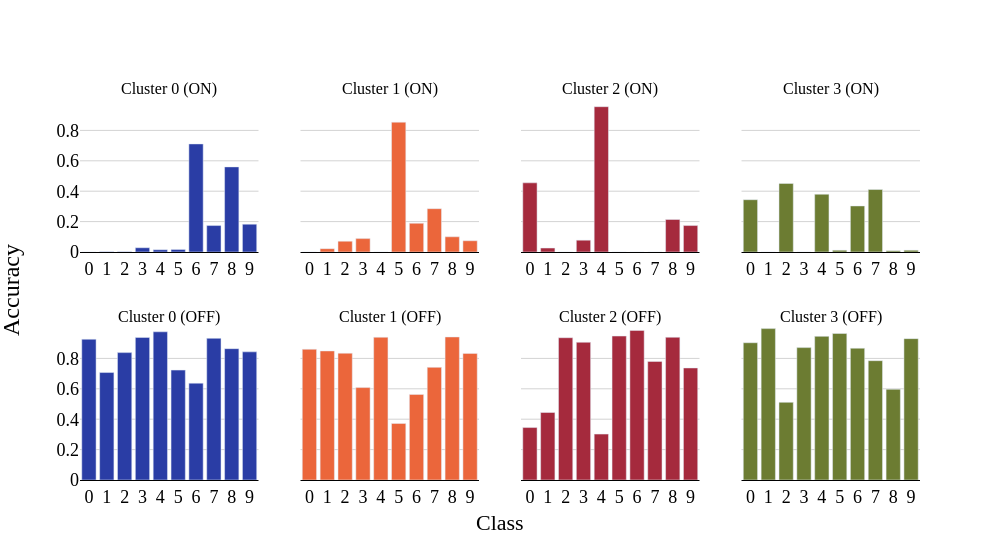

Here is the notebook cell this chart was saved with:
### Code cell
def plot_classwise_cluster_perf(num_clusters, classwise_accuracies_on, classwise_accuracies_off, cifar_labels=cifar_labels):

    colors = [
        # pc.qualitative.Dark24_r[0],
        '#2A3DA5',
        pc.qualitative.Dark24_r[15],
        # pc.qualitative.Dark24_r[5],
        '#A52A3D',
        pc.qualitative.Dark24_r[9],
    ]

    # Create subplots: one row per cluster
    fig = make_subplots(rows=2, cols=4, shared_xaxes=False, shared_yaxes=True, vertical_spacing=0.2, subplot_titles=[f'Cluster {i} (ON)' for i in range(num_clusters)] + [f'Cluster {i} (OFF)' for i in range(num_clusters)], row_heights=[0.15, 0.15])

    for i in range(num_clusters):
        fig.add_trace(go.Bar(
            x=cifar_labels if dataset == 'CIFAR10' else mnist_labels,
            y=classwise_accuracies_on[i],
            marker_color=colors[i],
            name=f'Cluster {i} (ON)',
        ), row=1, col=i+1)
        # x tick angle
        fig.update_xaxes(tickangle=0)

        fig.add_trace(go.Bar(
            x=cifar_labels if dataset == 'CIFAR10' else mnist_labels,
            y=classwise_accuracies_off[i],
            marker_color=colors[i],
            name=f'Cluster {i} (OFF)',
        ), row=2, col=i+1)

    # white background
    fig.update_layout(plot_bgcolor='white')

    # gridlines
    fig.update_yaxes(showgrid=True, gridwidth=1, gridcolor='LightGray')

    fig.update_layout(height=140 * num_clusters, width=1000)

    # hide the legend
    fig.update_layout(showlegend=True)

    # show y-axis title once in the exact middle of four subplots
    fig.add_annotation(
        text="Accuracy",
        xref="paper", yref="paper",
        x=-0.1, y=0.5,
        showarrow=False,
        font=dict(size=24, family="Computer Modern"),
        align="center",
        textangle=-90
    )
    # show x-axis title once in the exact middle of four subplots
    fig.add_annotation(
        text="Class",
        xref="paper", yref="paper",
        x=0.5, y=-0.15,
        showarrow=False,
        font=dict(size=22, family="Computer Modern"),
        align="center",
    )


    # latex font on everything (for research papers)

    fig.update_layout(
        font_family="Computer Modern",
        font_size=20,
    )

    # all y-axes have the same range and ticks
    fig.update_yaxes(range=[0, 1], tickvals=np.arange(0, 1, 0.2))

    # no legend
    fig.update_layout(showlegend=False)

    # show all x ticks
    fig.update_xaxes(tickvals=np.arange(10))

    # remove space from top of figure and add some space at the bottom
    # fig.update_layout(margin=dict(t=50, b=140))

    # everthing latex font (for research paper)
    fig.update_layout(font=dict(family='serif', size=20, color='black'))
    fig.update_xaxes(title_font=dict(family='serif', size=20, color='black'))
    fig.update_yaxes(title_font=dict(family='serif', size=20, color='black'))
    fig.update_xaxes(tickfont=dict(family='serif', size=18, color='black'))
    fig.update_yaxes(tickfont=dict(family='serif', size=18, color='black'))
    fig.update_xaxes(showline=True, linewidth=1, linecolor='black', mirror=False)
    return fig

fig = plot_classwise_cluster_perf(num_clusters, classwise_accuracies_on, classwise_accuracies_off)
fig.show()

### Figure 1 — Plotly figure (JSON) as saved in the notebook; plotly's stock layout.template omitted (floating-point values rounded to 4 significant figures)
{"data": [{"marker": {"color": "#2A3DA5"}, "name": "Cluster 0 (ON)", "type": "bar", "x": ["0", "1", "2", "3", "4", "5", "6", "7", "8", "9"], "xaxis": "x", "y": [0, 0.002, 0.002, 0.028, 0.015, 0.017, 0.711, 0.174, 0.56, 0.183], "yaxis": "y"}, {"marker": {"color": "#2A3DA5"}, "name": "Cluster 0 (OFF)", "type": "bar", "x": ["0", "1", "2", "3", "4", "5", "6", "7", "8", "9"], "xaxis": "x5", "y": [0.926, 0.707, 0.838, 0.938, 0.975, 0.723, 0.637, 0.932, 0.864, 0.843], "yaxis": "y5"}, {"marker": {"color": "#EB663B"}, "name": "Cluster 1 (ON)", "type": "bar", "x": ["0", "1", "2", "3", "4", "5", "6", "7", "8", "9"], "xaxis": "x2", "y": [0, 0.022, 0.071, 0.088, 0, 0.854, 0.189, 0.285, 0.1, 0.074], "yaxis": "y2"}, {"marker": {"color": "#EB663B"}, "name": "Cluster 1 (OFF)", "type": "bar", "x": ["0", "1", "2", "3", "4", "5", "6", "7", "8", "9"], "xaxis": "x6", "y": [0.86, 0.849, 0.834, 0.608, 0.939, 0.372, 0.563, 0.741, 0.941, 0.833], "yaxis": "y6"}, {"marker": {"color": "#A52A3D"}, "name": "Cluster 2 (ON)", "type": "bar", "x": ["0", "1", "2", "3", "4", "5", "6", "7", "8", "9"], "xaxis": "x3", "y": [0.455, 0.026, 0, 0.078, 0.956, 0, 0, 0, 0.214, 0.174], "yaxis": "y3"}, {"marker": {"color": "#A52A3D"}, "name": "Cluster 2 (OFF)", "type": "bar", "x": ["0", "1", "2", "3", "4", "5", "6", "7", "8", "9"], "xaxis": "x7", "y": [0.345, 0.444, 0.936, 0.906, 0.302, 0.947, 0.984, 0.78, 0.939, 0.737], "yaxis": "y7"}, {"marker": {"color": "#6C7C32"}, "name": "Cluster 3 (ON)", "type": "bar", "x": ["0", "1", "2", "3", "4", "5", "6", "7", "8", "9"], "xaxis": "x4", "y": [0.344, 0, 0.451, 0, 0.38, 0.012, 0.303, 0.411, 0.008, 0.012], "yaxis": "y4"}, {"marker": {"color": "#6C7C32"}, "name": "Cluster 3 (OFF)", "type": "bar", "x": ["0", "1", "2", "3", "4", "5", "6", "7", "8", "9"], "xaxis": "x8", "y": [0.903, 0.996, 0.511, 0.871, 0.945, 0.964, 0.867, 0.785, 0.597, 0.93], "yaxis": "y8"}], "layout": {"annotations": [{"font": {"size": 16}, "showarrow": false, "text": "Cluster 0 (ON)", "x": 0.1062, "xanchor": "center", "xref": "paper", "y": 1, "yanchor": "bottom", "yref": "paper"}, {"font": {"size": 16}, "showarrow": false, "text": "Cluster 1 (ON)", "x": 0.3688, "xanchor": "center", "xref": "paper", "y": 1, "yanchor": "bottom", "yref": "paper"}, {"font": {"size": 16}, "showarrow": false, "text": "Cluster 2 (ON)", "x": 0.6313, "xanchor": "center", "xref": "paper", "y": 1, "yanchor": "bottom", "yref": "paper"}, {"font": {"size": 16}, "showarrow": false, "text": "Cluster 3 (ON)", "x": 0.8938, "xanchor": "center", "xref": "paper", "y": 1, "yanchor": "bottom", "yref": "paper"}, {"font": {"size": 16}, "showarrow": false, "text": "Cluster 0 (OFF)", "x": 0.1062, "xanchor": "center", "xref": "paper", "y": 0.4, "yanchor": "bottom", "yref": "paper"}, {"font": {"size": 16}, "showarrow": false, "text": "Cluster 1 (OFF)", "x": 0.3688, "xanchor": "center", "xref": "paper", "y": 0.4, "yanchor": "bottom", "yref": "paper"}, {"font": {"size": 16}, "showarrow": false, "text": "Cluster 2 (OFF)", "x": 0.6313, "xanchor": "center", "xref": "paper", "y": 0.4, "yanchor": "bottom", "yref": "paper"}, {"font": {"size": 16}, "showarrow": false, "text": "Cluster 3 (OFF)", "x": 0.8938, "xanchor": "center", "xref": "paper", "y": 0.4, "yanchor": "bottom", "yref": "paper"}, {"align": "center", "font": {"family": "Computer Modern", "size": 24}, "showarrow": false, "text": "Accuracy", "textangle": -90, "x": -0.1, "xref": "paper", "y": 0.5, "yref": "paper"}, {"align": "center", "font": {"family": "Computer Modern", "size": 22}, "showarrow": false, "text": "Class", "x": 0.5, "xref": "paper", "y": -0.15, "yref": "paper"}], "font": {"color": "black", "family": "serif", "size": 20}, "height": 560, "plot_bgcolor": "white", "showlegend": false, "width": 1000, "xaxis": {"anchor": "y", "domain": [0, 0.2125], "linecolor": "black", "linewidth": 1, "mirror": false, "showline": true, "tickangle": 0, "tickfont": {"color": "black", "family": "serif", "size": 18}, "tickvals": [0, 1, 2, 3, 4, 5, 6, 7, 8, 9], "title": {"font": {"color": "black", "family": "serif", "size": 20}}}, "xaxis2": {"anchor": "y2", "domain": [0.2625, 0.475], "linecolor": "black", "linewidth": 1, "mirror": false, "showline": true, "tickangle": 0, "tickfont": {"color": "black", "family": "serif", "size": 18}, "tickvals": [0, 1, 2, 3, 4, 5, 6, 7, 8, 9], "title": {"font": {"color": "black", "family": "serif", "size": 20}}}, "xaxis3": {"anchor": "y3", "domain": [0.525, 0.7375], "linecolor": "black", "linewidth": 1, "mirror": false, "showline": true, "tickangle": 0, "tickfont": {"color": "black", "family": "serif", "size": 18}, "tickvals": [0, 1, 2, 3, 4, 5, 6, 7, 8, 9], "title": {"font": {"color": "black", "family": "serif", "size": 20}}}, "xaxis4": {"anchor": "y4", "domain": [0.7875, 1], "linecolor": "black", "linewidth": 1, "mirror": false, "showline": true, "tickangle": 0, "tickfont": {"color": "black", "family": "serif", "size": 18}, "tickvals": [0, 1, 2, 3, 4, 5, 6, 7, 8, 9], "title": {"font": {"color": "black", "family": "serif", "size": 20}}}, "xaxis5": {"anchor": "y5", "domain": [0, 0.2125], "linecolor": "black", "linewidth": 1, "mirror": false, "showline": true, "tickangle": 0, "tickfont": {"color": "black", "family": "serif", "size": 18}, "tickvals": [0, 1, 2, 3, 4, 5, 6, 7, 8, 9], "title": {"font": {"color": "black", "family": "serif", "size": 20}}}, "xaxis6": {"anchor": "y6", "domain": [0.2625, 0.475], "linecolor": "black", "linewidth": 1, "mirror": false, "showline": true, "tickangle": 0, "tickfont": {"color": "black", "family": "serif", "size": 18}, "tickvals": [0, 1, 2, 3, 4, 5, 6, 7, 8, 9], "title": {"font": {"color": "black", "family": "serif", "size": 20}}}, "xaxis7": {"anchor": "y7", "domain": [0.525, 0.7375], "linecolor": "black", "linewidth": 1, "mirror": false, "showline": true, "tickangle": 0, "tickfont": {"color": "black", "family": "serif", "size": 18}, "tickvals": [0, 1, 2, 3, 4, 5, 6, 7, 8, 9], "title": {"font": {"color": "black", "family": "serif", "size": 20}}}, "xaxis8": {"anchor": "y8", "domain": [0.7875, 1], "linecolor": "black", "linewidth": 1, "mirror": false, "showline": true, "tickangle": 0, "tickfont": {"color": "black", "family": "serif", "size": 18}, "tickvals": [0, 1, 2, 3, 4, 5, 6, 7, 8, 9], "title": {"font": {"color": "black", "family": "serif", "size": 20}}}, "yaxis": {"anchor": "x", "domain": [0.6, 1], "gridcolor": "LightGray", "gridwidth": 1, "range": [0, 1], "showgrid": true, "tickfont": {"color": "black", "family": "serif", "size": 18}, "tickvals": [0, 0.2, 0.4, 0.6, 0.8], "title": {"font": {"color": "black", "family": "serif", "size": 20}}}, "yaxis2": {"anchor": "x2", "domain": [0.6, 1], "gridcolor": "LightGray", "gridwidth": 1, "matches": "y", "range": [0, 1], "showgrid": true, "showticklabels": false, "tickfont": {"color": "black", "family": "serif", "size": 18}, "tickvals": [0, 0.2, 0.4, 0.6, 0.8], "title": {"font": {"color": "black", "family": "serif", "size": 20}}}, "yaxis3": {"anchor": "x3", "domain": [0.6, 1], "gridcolor": "LightGray", "gridwidth": 1, "matches": "y", "range": [0, 1], "showgrid": true, "showticklabels": false, "tickfont": {"color": "black", "family": "serif", "size": 18}, "tickvals": [0, 0.2, 0.4, 0.6, 0.8], "title": {"font": {"color": "black", "family": "serif", "size": 20}}}, "yaxis4": {"anchor": "x4", "domain": [0.6, 1], "gridcolor": "LightGray", "gridwidth": 1, "matches": "y", "range": [0, 1], "showgrid": true, "showticklabels": false, "tickfont": {"color": "black", "family": "serif", "size": 18}, "tickvals": [0, 0.2, 0.4, 0.6, 0.8], "title": {"font": {"color": "black", "family": "serif", "size": 20}}}, "yaxis5": {"anchor": "x5", "domain": [0, 0.4], "gridcolor": "LightGray", "gridwidth": 1, "range": [0, 1], "showgrid": true, "tickfont": {"color": "black", "family": "serif", "size": 18}, "tickvals": [0, 0.2, 0.4, 0.6, 0.8], "title": {"font": {"color": "black", "family": "serif", "size": 20}}}, "yaxis6": {"anchor": "x6", "domain": [0, 0.4], "gridcolor": "LightGray", "gridwidth": 1, "matches": "y5", "range": [0, 1], "showgrid": true, "showticklabels": false, "tickfont": {"color": "black", "family": "serif", "size": 18}, "tickvals": [0, 0.2, 0.4, 0.6, 0.8], "title": {"font": {"color": "black", "family": "serif", "size": 20}}}, "yaxis7": {"anchor": "x7", "domain": [0, 0.4], "gridcolor": "LightGray", "gridwidth": 1, "matches": "y5", "range": [0, 1], "showgrid": true, "showticklabels": false, "tickfont": {"color": "black", "family": "serif", "size": 18}, "tickvals": [0, 0.2, 0.4, 0.6, 0.8], "title": {"font": {"color": "black", "family": "serif", "size": 20}}}, "yaxis8": {"anchor": "x8", "domain": [0, 0.4], "gridcolor": "LightGray", "gridwidth": 1, "matches": "y5", "range": [0, 1], "showgrid": true, "showticklabels": false, "tickfont": {"color": "black", "family": "serif", "size": 18}, "tickvals": [0, 0.2, 0.4, 0.6, 0.8], "title": {"font": {"color": "black", "family": "serif", "size": 20}}}}}
